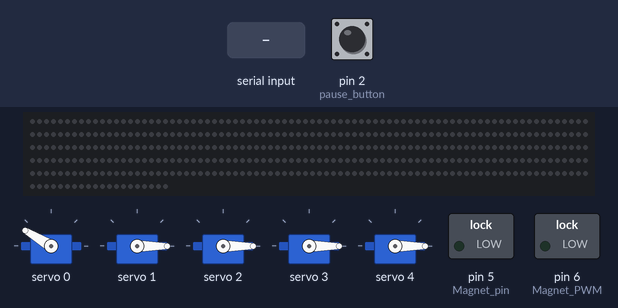
This sketch was run on a simulated Arduino Uno, built with avr-gcc and run on an emulated ATmega328P. On the bench: 5 × servo, 420 RGB LEDs in strip order, left to right, continuing on the next row, switched loads named in the sketch (green lamp = pin HIGH). The inputs (shaded band) are chosen by the test bench; at power-on: pin 2 (pause_button) HIGH.

Above: at 1.2 s.
1.3 s: "magnet ON\n" received over Serial
At 1.7 s:
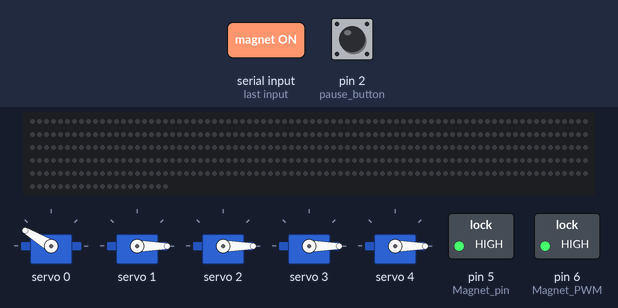
2.8 s: "magnet OFF\n" received over Serial
At 3.5 s:
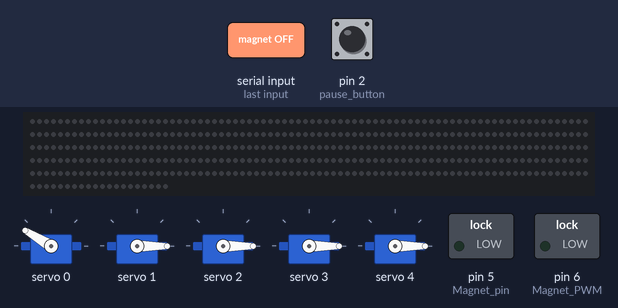
Timing chart, 0 to 5.8 s (numbered marks = the images above; inputs shaded):
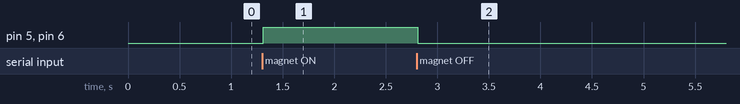

Measured:
- after the input at 1.3 s, pin 5 (Magnet_pin), pin 6 (Magnet_PWM): LOW → HIGH at once
- after the input at 2.8 s, pin 5 (Magnet_pin), pin 6 (Magnet_PWM): HIGH → LOW at once

The sketch:

advanced_hand_controller_pwm.ino
```cpp
#include <Wire.h>
#include <Adafruit_PWMServoDriver.h>
#include <FastLED.h>

// Initialize the Adafruit PWM Servo Driver
Adafruit_PWMServoDriver pwm = Adafruit_PWMServoDriver();

// PWM channels for each servo
// 0 Thumb
// 1 Index finger
// 2 Middle finger
// 3 Ring finger
// 4 Little finger

#define Magnet_pin 5
#define Magnet_PWM 6

#define pause_button 2

#define LED_DATA_PIN 11
#define NUM_LEDS 420 //60 leds/m	7 meter strip
CRGB leds[NUM_LEDS];

void setup() {
    Serial.begin(9600);

    // Initialize the PWM driver
    pwm.begin();
    pwm.setPWMFreq(47);  // Set frequency to 50 Hz (standard for servos), customizable

    // Set initial servo positions
    set_servos(0, 0, 0, 0, 0);

	// Set IO Magnet
	pinMode(Magnet_pin, OUTPUT);
	pinMode(Magnet_PWM, OUTPUT);
	digitalWrite(Magnet_pin, 0);
	analogWrite(Magnet_PWM, 0);

	// Set IO Pause button
	pinMode(pause_button, INPUT_PULLUP);
	attachInterrupt(digitalPinToInterrupt(pause_button), ISR_pause_button, CHANGE);

	//Set IO LED strip
	FastLED.addLeds<NEOPIXEL, LED_DATA_PIN>(leds, NUM_LEDS);
	for (uint16_t i = 0; i < NUM_LEDS; i++){
		leds[i].setRGB( 0, 0, 0);
	}
}

uint8_t led_update_bit = 0;

volatile uint8_t pause_state = false;

void loop() {
	char last_received = '\0';
	String receive_buffer = "";

	while(last_received != '\n'){
		if (Serial.available()){
			last_received = Serial.read();
			if (last_received != '\n'){
				receive_buffer += last_received;
			}
		}
	}
	//Serial.println(receive_buffer);		//for debugging

	if (receive_buffer != ""){
    	if (receive_buffer.length() == 5) {
        	//for (uint8_t i = 0; i < 5; i++) { Serial.println(receive_buffer[i]); }	// for debugging only

        	uint8_t legal_input = 1; //checks if the 5 character input is a legal input for the convertion.
        	for (uint8_t i = 0; i < 5; i++) {
            	if (receive_buffer[i] < '0' || receive_buffer[i] > '9') {
            	    legal_input = 0;
            	}
        	}

        	if (legal_input) {
            	set_servos(
            	    20 * (receive_buffer[0] - '0'),
            	    20 * (receive_buffer[1] - '0'),
            	    20 * (receive_buffer[2] - '0'),
            	    20 * (receive_buffer[3] - '0'),
            	    20 * (receive_buffer[4] - '0')
            	);
        	}
    	} else if (receive_buffer != "") {
			if(receive_buffer.equals("pause_state")){
				if (pause_state){
					Serial.println("TRUE");
					pause_state = false;
				}
				else {
					Serial.println("FALSE");
				}
			}
			else if(receive_buffer.equals("magnet ON")){
				digitalWrite(Magnet_pin, 1);
				digitalWrite(Magnet_PWM, 1);
			}
			else if(receive_buffer.equals("magnet OFF")){
				digitalWrite(Magnet_pin, 0);
				digitalWrite(Magnet_PWM, 0);
			}
			else {
				//Serial.println(receive_buffer.length());
        		Serial.println(receive_buffer);
			}
    	}
	}

	if (bitRead(millis(), 11) == led_update_bit){
		FastLED.show();
		led_update_bit != led_update_bit;
	}
}

// Function to set servos to the given angles
void set_servos(uint8_t angle_s0, uint8_t angle_s1, uint8_t angle_s2, uint8_t angle_s3, uint8_t angle_s4) {
    const uint16_t MIN_PULSE = 50;  // Minimum pulse length, neeed to be calibrated according to the servos
    const uint16_t MAX_PULSE = 200;  // Maximum pulse length, neeed to be calibrated according to the servos

    uint16_t servo_pulses[] = {
        map(180 - angle_s0, 0, 180, MIN_PULSE, MAX_PULSE),  // Thumb (reversed)
        map(angle_s1, 0, 180, MIN_PULSE, MAX_PULSE),       // Index
        map(angle_s2, 0, 180, MIN_PULSE, MAX_PULSE),       // Middle
        map(angle_s3, 0, 180, MIN_PULSE, MAX_PULSE),       // Ring
        map(angle_s4, 0, 180, MIN_PULSE, MAX_PULSE)        // Little
    };

    for (uint8_t i = 0; i < 5; i++) {
        pwm.setPWM(i, 4095-servo_pulses[i], servo_pulses[i]);
    }
}

void ISR_pause_button(){
	pause_state = true;
}
```
